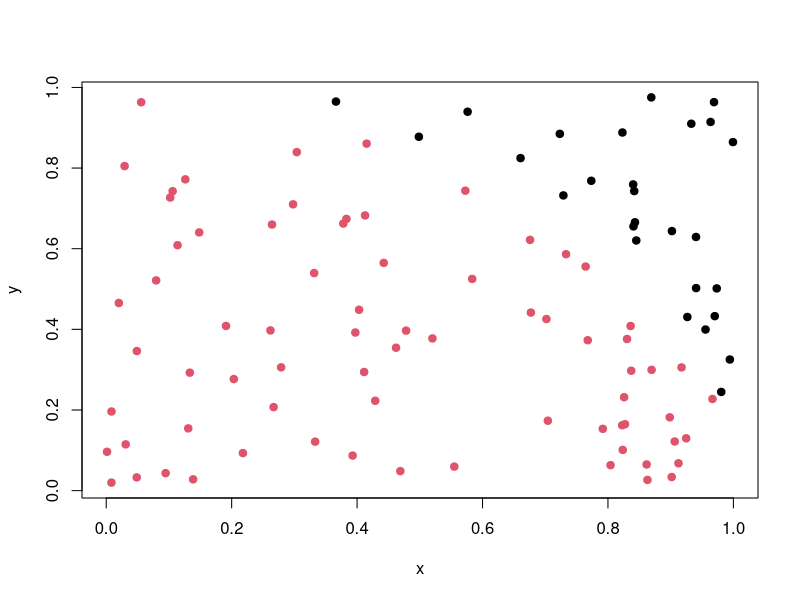
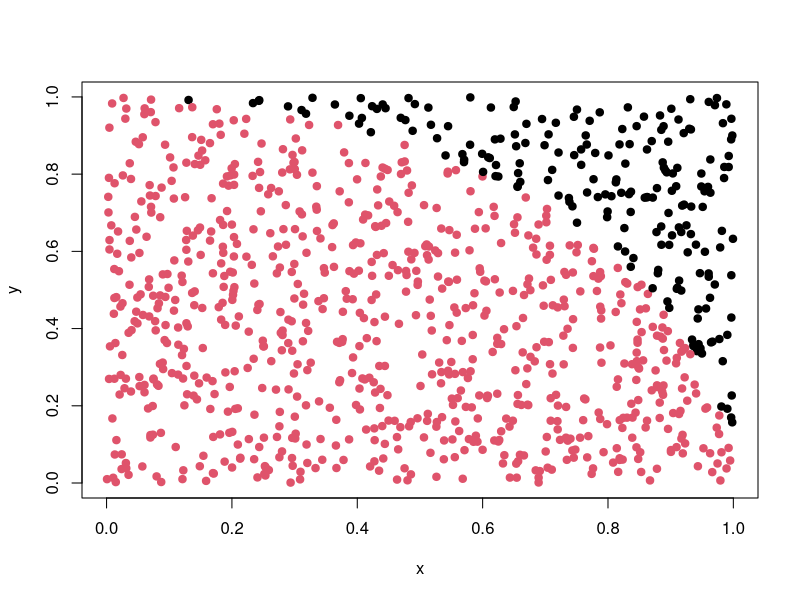
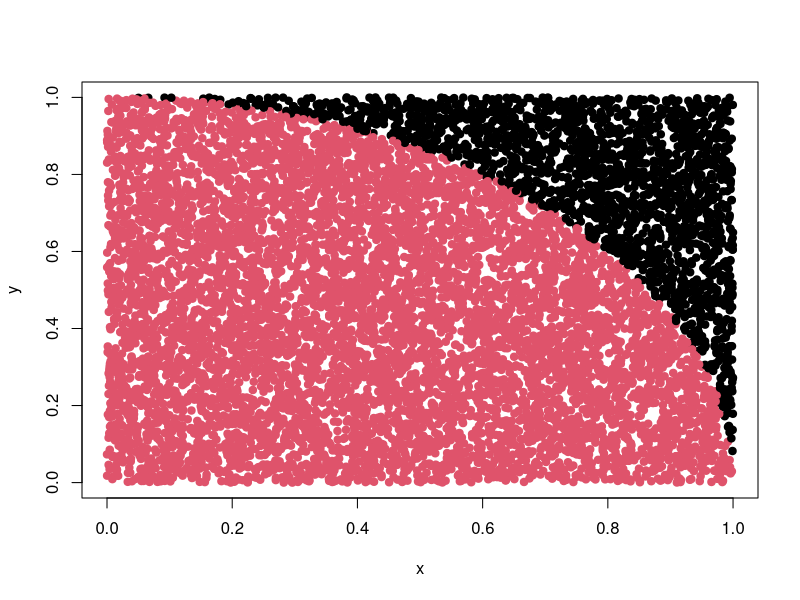

Write the R code that produced these figures, in order.
## ---- chunk 1
knitr::opts_chunk$set(echo = TRUE)
## ---- chunk 2
 n<-100
 x<-runif(n,0,1)
 y<-runif(n,0,1)
 d<-(x^2+y^2<1)
 plot(x,y,col=d+1,pch=19)
 
 in.the.circle<-sum(d)
 in.the.circle
 off.the.circle<-(n-in.the.circle)
 off.the.circle

 pi.100<-(in.the.circle/n)*4 
 pi.100

## ---- chunk 3
 n<-1000
 x<-runif(n,0,1)
 y<-runif(n,0,1)
 d<-(x^2+y^2<1)
 plot(x,y,col=d+1,pch=19)
 
 in.the.circle<-sum(d)
 in.the.circle
 off.the.circle<-(n-in.the.circle)
 off.the.circle

 pi.1000<-(in.the.circle/n)*4 
 pi.1000

## ---- chunk 4
 n<-10000
 x<-runif(n,0,1)
 y<-runif(n,0,1)
 d<-(x^2+y^2<1)
 plot(x,y,col=d+1,pch=19)
 
 in.the.circle<-sum(d)
 in.the.circle
 off.the.circle<-(n-in.the.circle)
 off.the.circle

 pi.10000<-(in.the.circle/n)*4 
 pi.10000

## ---- chunk 5
 n<-200000
 x<-runif(n,0,1)
 y<-runif(n,0,1)
 d<-(x^2+y^2<1)
 #plot(x,y,col=d+1,pch=19)
 
 in.the.circle<-sum(d)
 in.the.circle
 off.the.circle<-(n-in.the.circle)
 off.the.circle

 pi.200000<-(in.the.circle/n)*4 
 pi.200000

